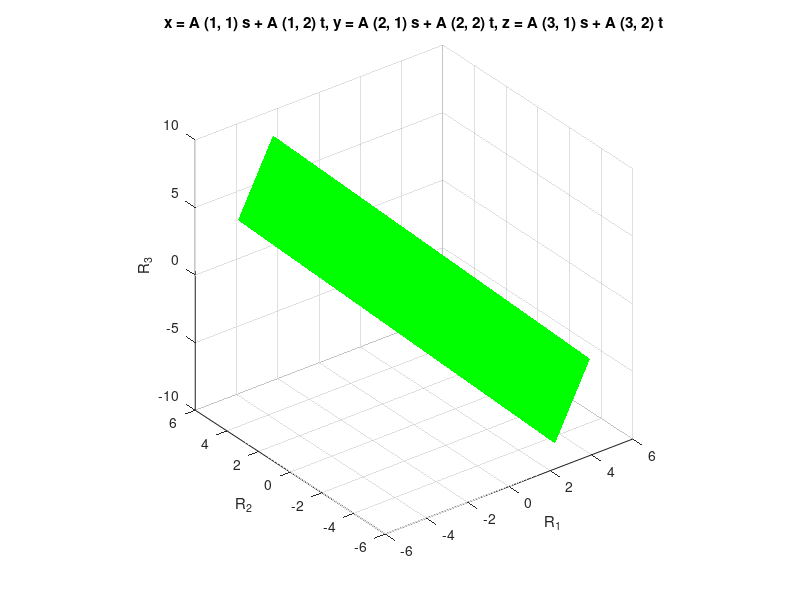

The MATLAB script that drew this image: (Note: this script raises an error after producing the figure.)
%%
%     COURSE: Linear algebra: theory and implementation
%    SECTION: Projections and orthogonalization
%      VIDEO: Projections in R^N
% Instructor: sincxpress.com
% Course url: https://www.udemy.com/course/linear-algebra-theory-and-implementation/?couponCode=202110
% 
%%


% goal here is to solve Ax=b for x

% sizes
m = 16;
n = 10;

% vector b
b = randn(m,1);

% matrix A
A = randn(m,n);

% solution using explicit inverse
x1 = inv(A'*A) * (A'*b);

% preferred solution
x2 = (A'*A) \ (A'*b);

% also possible (version dependent)
x3 = A\b;

%% geometric perspective in R^3

m = 3;
n = 2;

% vector b
b = randn(m,1);

% matrix A
A = randn(m,n);

% solution
x = (A'*A) \ (A'*b);
Ax = A*x;

% draw the plane spanned by A
figure(2), clf
h = ezmesh( @(s,t)A(1,1)*s+A(1,2)*t , @(s,t)A(2,1)*s+A(2,2)*t , @(s,t)A(3,1)*s+A(3,2)*t , [-1 1 -1 1]*norm(x)*2);
set(h,'facecolor','g','cdata',ones(50),'EdgeColor','none')
xlabel('R_1'), ylabel('R_2'), zlabel('R_3')
axis square
grid on, rotate3d on, hold on

h(1) = fplot3( @(t)t*b(1), @(t)t*b(2), @(t)t*b(3) , [-1 1]);
h(2) = fplot3( @(t)t*Ax(1), @(t)t*Ax(2), @(t)t*Ax(3) , [-1 1]);
plot3(Ax(1),Ax(2),Ax(3),'ro','markerfacecolor','r','markersize',12)

set(h,'LineWidth',3)
title('')
legend({'C(A)';'b';'Ax'})

%% done.
